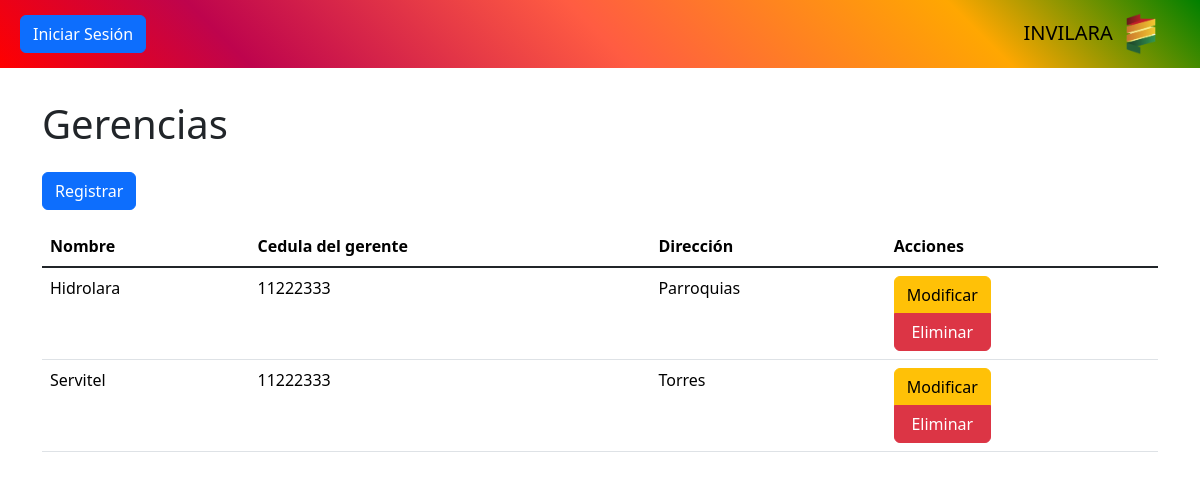
Screenshot of /controlador/gerencia.php with the database file from the repository.
### tables this page shows
CREATE TABLE `gerencia` (
  `id` int NOT NULL,
  `cedula_gerente` int DEFAULT NULL,
  `nombre` varchar(200) DEFAULT NULL,
  `direccion` varchar(200) DEFAULT NULL
);

### controlador/gerencia.php (called while the page is built, shortened)
<?php
require_once "modelo/gerencia.php";
$modelo = new Gerencia();
require_once "modelo/gerente.php";
$datos = $modelo->consultar();
require_once "vista/gerencia.php";
?>

### modelo/base_datos.php (called while the page is built)
<?php
class BaseDatos
{
    private $host = "localhost";
    private $dbname = "invilara";
    private $usuario = "root";
    private $contrasena = "";
    public function conexion()
    {
        $dsn = "mysql" . ":" . "host=" . $this->host . ";" . "dbname=" . $this->dbname . ";";
        $pdo = new PDO($dsn, $this->usuario, $this->contrasena);
        $pdo->setAttribute(PDO::ATTR_ERRMODE, PDO::ERRMODE_EXCEPTION);
        return $pdo;
    }
}
?>

### modelo/gerencia.php (called while the page is built, shortened)
<?php
require_once "modelo/base_datos.php";
class Gerencia extends BaseDatos
{
    private $tabla = "gerencia";
    public function consultar()
    {
        $stmt = $this->conexion()->query("SELECT * FROM {$this->tabla}");
        $result = $stmt->fetchAll(PDO::FETCH_ASSOC);
        return $result;
    }
}
?>

### vista/gerencia.php (the view, shortened to what this page needs)
<?php require_once "vista/componentes/encabezado.php"; ?>
<?php require_once "vista/componentes/barra.php"; ?>
<main class="container" id="crud">
    <h1>Gerencias</h1>
    <button class="btn btn-primary my-3" value="insertar">Registrar</button>
    <div class="table-responsive" id="tabla-contenedor">
        <table class="table table-hover">
            <thead>
                <tr>
                    <th>Nombre</th>
                    <th>Cedula del gerente</th>
                    <th>Dirección</th>
                    <?php if (!isset($reporte)): ?>
                        <th id="botones-accion">Acciones</th>
                    <?php endif ?>
                </tr>
            </thead>
            <tbody class="table-group-divider">
                <?php foreach ($datos as $d): ?>
                    <tr>
                        <td><?php echo $d["nombre"] ?></td>
                        <td><?php echo $d["cedula_gerente"] ?></td>
                        <td><?php echo $d["direccion"] ?></td>
                        <?php if (!isset($reporte)): ?>
                            <td id="botones-accion">
                                <div class="btn-group-vertical">
                                    <button class="btn btn-warning" value="modificar">Modificar</button>
                                    <button class="btn btn-danger" value="eliminar" data-bs-toggle="modal"
                                        data-bs-target="#modal-eliminacion">Eliminar</button>
                                </div>
                            </td>
                        <?php endif ?>
                    </tr>
                <?php endforeach ?>
            </tbody>
        </table>
    </div>
</main>

### rows the page displays
gerencia: nombre "Hidrolara", cedula_gerente "11222333", direccion "Parroquias"
gerencia: nombre "Servitel", cedula_gerente "11222333", direccion "Torres"
